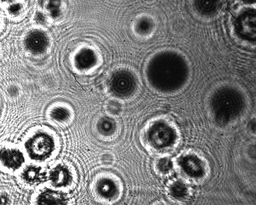
#> input picture src/proj2/images/test1.png, 256 x 205 px, shrunk from 1280 x 1024 before the run
$ python test.py
#> lines starting #> are read from the running program, lines starting #| are printed output that depends on the picture; after the words box and inside, x2 and y2 are one past the last pixel; in counts of white or black regions, pixels touching at a corner belong together
import numpy as np
import matplotlib.pyplot as plt
from PIL import Image
import cv2
from sklearn.cluster import DBSCAN
# from mpl_toolkits.mplot3d import Axes3D

# --------- 参数设置 ---------
wavelength = 632.8e-9      # 波长（单位：米）
pixel_size = 5.2e-6        # 像元尺寸（单位：米）
z_start = 0.000            # z扫描起点（单位：米）
z_end = 0.160               # z扫描终点（单位：米）
z_step = 0.0002            # z步进（单位：米）
filename = 'images/test1.png'         # 全息图文件名

# --------- 读取全息图像 ---------
hologram = np.array(Image.open(filename).convert('L'), dtype=np.float32)
hologram = (hologram - hologram.min()) / (hologram.max() - hologram.min())

# --------- 显示原始全息图 ---------
plt.figure(figsize=(6, 6))
plt.title("原始全息图")
plt.imshow(hologram, cmap='gray')
plt.axis('off')
plt.show()

N, M = hologram.shape
#> N = 205; M = 256
fx = np.fft.fftfreq(M, d=pixel_size)
fy = np.fft.fftfreq(N, d=pixel_size)
FX, FY = np.meshgrid(fx, fy)

# --------- z-stack重建与圆检测 ---------
z_list = np.arange(z_start, z_end + z_step, z_step)
bubble_candidates = []

for zi in z_list:
    H = np.exp(1j * 2 * np.pi * zi / wavelength) * np.exp(-1j * np.pi * wavelength * zi * (FX**2 + FY**2))
    U1 = np.fft.ifft2(np.fft.fft2(hologram) * H)
    intensity = np.abs(U1)**2

    # --------- 降噪处理 ---------
    norm_img = cv2.normalize(intensity, None, 0, 255, cv2.NORM_MINMAX).astype(np.uint8)
    background = cv2.medianBlur(norm_img, 51)
    norm_img2 = cv2.subtract(norm_img, background)
    blur = cv2.GaussianBlur(norm_img2, (7, 7), 0)
    kernel = np.ones((3,3), np.uint8)
    opened = cv2.morphologyEx(blur, cv2.MORPH_OPEN, kernel)
    edges = cv2.Canny(opened, 80, 200)

    # --------- 圆检测（气泡半径0.1-0.6mm，像素约15-92） ---------
    h, w = edges.shape
    circles = cv2.HoughCircles(
        edges, cv2.HOUGH_GRADIENT, dp=1.2, minDist=20,
        param1=50, param2=15, minRadius=15, maxRadius=92
    )
    if circles is not None:
        for c in circles[0]:
            x, y, r = c
            if 0 <= int(y) < h and 0 <= int(x) < w:
                score = edges[int(y), int(x)]
            else:
                score = 0
            bubble_candidates.append({'x': x, 'y': y, 'z': zi*1e3, 'r': r, 'score': score})
#> this loop made 801 passes
#> circles on passes 16, 53, 55: [[6.6, 90.6, 82.32], [33, 145.8, 28.32]], [[12.6, 78.6, 54.24]], [[77.4, 174.6, 71.04], [12.6, 174.6, 20.52]]
#> pass 1, `intensity = np.abs(U1)**2`:
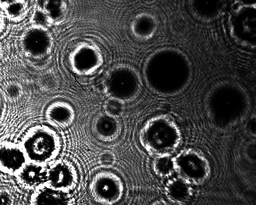
#> intensity: shape (205, 256) float64; min 1.62e-33, max 1, mean 0.29
#> pass 1, `background = cv2.medianBlur(norm_img, 51)`:
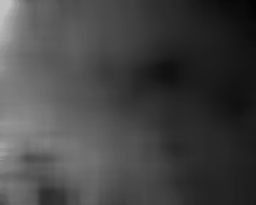
#> background: shape (205, 256); min 2, max 193, mean 68.1
#> pass 1, `norm_img2 = cv2.subtract(norm_img, background)`:
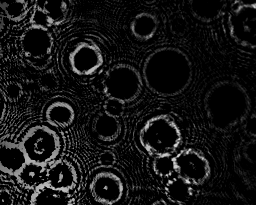
#> norm_img2: shape (205, 256); min 0, max 214, mean 20.2
#> after the loop:
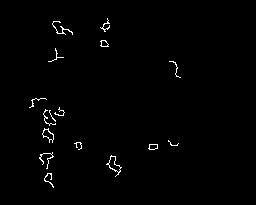
#> edges: shape (205, 256); 1% white in thin lines or dots, all inside (x1, y1, x2, y2) = (29, 18, 181, 188)
#> after the loop:
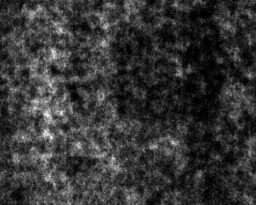
#> intensity: shape (205, 256) float64; min 1.1e-05, max 1.37, mean 0.29; drawn with min black and max white
#> after the loop:
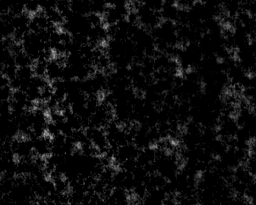
#> norm_img2: shape (205, 256); min 0, max 172, mean 12.4
#> after the loop, bubble_candidates = 4551 items

# --------- 气泡三维定位（聚类+最锐利z层） ---------
bubbles_3d = []
if bubble_candidates:
    data = np.array([[b['x'], b['y'], b['r']] for b in bubble_candidates])
    clustering = DBSCAN(eps=35, min_samples=1).fit(data)
    labels = clustering.labels_
#> labels = 4551 values, max 1 at index 48, min 0 at index 0, mean 0.000439
    for label in set(labels):
        if label == -1:
            continue
        group = [b for b, l in zip(bubble_candidates, labels) if l == label]
        best = max(group, key=lambda b: b['score'])
        bubbles_3d.append(best)
#> this loop made 2 passes
#> best on passes 1 to 2: {'x': 87, 'y': 43.8, 'z': 0, 'r': 64.68, 'score': 255}, {'x': 246.6, 'y': 89.4, 'z': 0, 'r': 85.92, 'score': 0}
#> after the loop, bubbles_3d = 2 items

# --------- 控制显示气泡数量和显示形式 ---------
N_show = 20  # 只显示最大的N个气泡
sort_key = 'r'  # 可选 'r'（半径）或 'score'（得分）

# [69 lines of commented-out code are left out]
if bubbles_3d:
    # 提取物理坐标（单位：mm）
    xs = np.array([b['x'] * pixel_size * 1e3 for b in bubbles_3d])
#> xs = [0.452, 1.28]
    ys = np.array([b['y'] * pixel_size * 1e3 for b in bubbles_3d])
#> ys = [0.228, 0.465]
    zs = np.array([b['z'] * 1e3 for b in bubbles_3d])
#> zs = [0, 0]
    rs = np.array([b['r'] * pixel_size * 1e3 for b in bubbles_3d]) # 真实的物理半径
#> rs = [0.336, 0.447]

    # 设置散点大小：在matplotlib中，s代表面积。为了让半径线性变化的视觉效果更明显，这里对半径做平方并乘以一个放大系数
    # 你可以根据实际气泡数量和稠密程度调节 5000 这个系数
    sizes = (rs ** 2) * 5000
#> sizes = [565.6, 998.1]

    # 创建三维画布
    fig = plt.figure(figsize=(10, 8))
    ax = fig.add_subplot(111, projection='3d')

    # 绘制三维散点图
    # cmap='viridis' 对应 Plotly 的 Viridis 渐变色
    sc = ax.scatter(xs, ys, zs, s=sizes, c=rs, cmap='viridis', alpha=0.8, edgecolors='black', linewidths=0.5)

    # 添加颜色条，用以指示气泡的真实半径
    cbar = fig.colorbar(sc, ax=ax, pad=0.1)
    cbar.set_label('Radius (mm)', fontsize=10)

    # 设置坐标轴标签
    ax.set_xlabel('X (mm)', fontsize=10)
    ax.set_ylabel('Y (mm)', fontsize=10)
    ax.set_zlabel('Z (mm)', fontsize=10)

    # 设置坐标轴比例
    # 模拟你原代码中的 aspectratio=dict(x=1, y=1, z=4)
    # Matplotlib 3.3.0+ 支持 set_box_aspect
    try:
        ax.set_box_aspect((1, 1, 4))
    except AttributeError:
        # 如果 matplotlib 版本较低，可以使用较老的方法（通常默认的长宽高比也足够清晰）
        pass

    # 设置图表标题
    ax.set_title('Three-Dimensional Bubble Distribution', fontsize=12, pad=20)

    # 调整视角（可选：设置一个较好的初始观察角度，如仰角20度，方位角30度）
    ax.view_init(elev=20, azim=30)

    plt.tight_layout()
    plt.show()
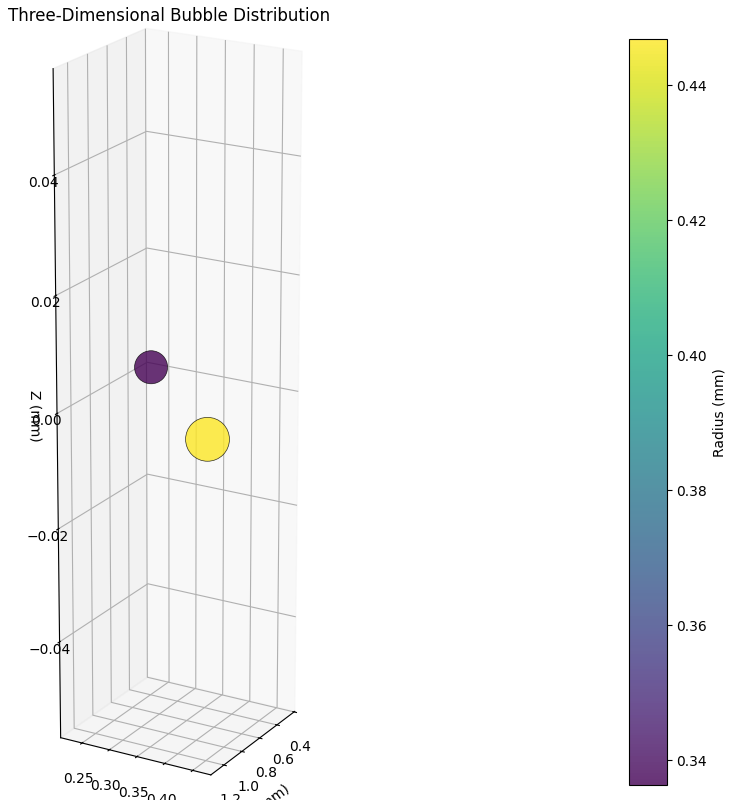
#> figure drawn by matplotlib, 2 panels

$ run again, with src/proj2/images/test2.PNG copied over src/proj2/images/test1.png
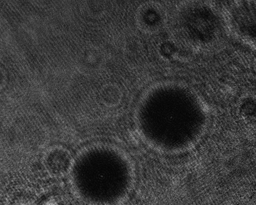
#> input picture src/proj2/images/test2.PNG, 256 x 205 px, shrunk from 1280 x 1024 before the run
#> the loop `for zi in z_list:` made 801 passes
#> circles on passes 30, 32, 33: [[48.6, 138.6, 54.12]], [[54.6, 108.6, 85.8]], [[54.6, 114.6, 79.92]]
#> after the loop `for zi in z_list:`:
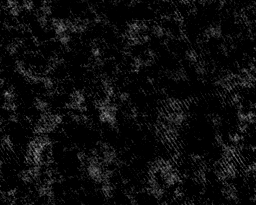
#> norm_img2: shape (205, 256); min 0, max 154, mean 11.5
#> after the loop `for zi in z_list:`: bubble_candidates = 22 items
#> data = 22 rows, first 8: [48.6, 138.6, 54.12], [54.6, 108.6, 85.8], [54.6, 114.6, 79.92], [54.6, 144.6, 50.04], [54.6, 108.6, 88.08], [72.6, 138.6, 61.8], [48.6, 102.6, 79.56], [48.6, 132.6, 48.84]
#> labels = 22 values from 0 to 1
#> the loop `for label in set(labels):` made 2 passes
#> best on passes 1 to 2: {'x': 48.6, 'y': 138.6, 'z': 5.8, 'r': 54.12, 'score': 0}, {'x': 60.6, 'y': 66.6, 'z': 118.4, 'r': 37.08, 'score': 0}
#> after the loop `for label in set(labels):`: bubbles_3d = 2 items
#> xs = [0.253, 0.315]
#> ys = [0.721, 0.346]
#> zs = [5800, 118400]
#> rs = [0.281, 0.193]
#> sizes = [396, 185.9]
#> `plt.show()`:
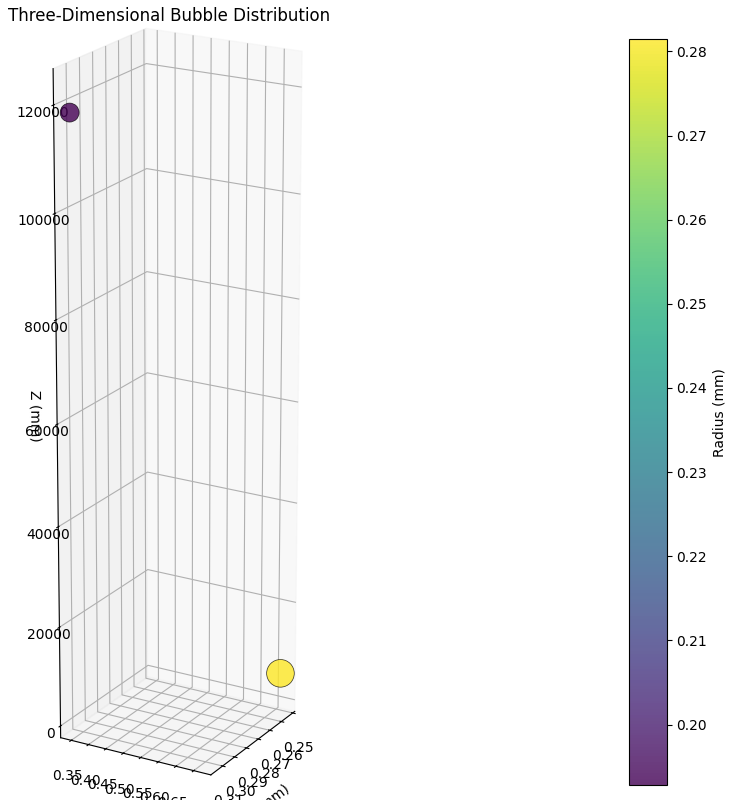
#> figure drawn by matplotlib, 2 panels

$ run again, with src/proj2/images/test3.PNG copied over src/proj2/images/test1.png
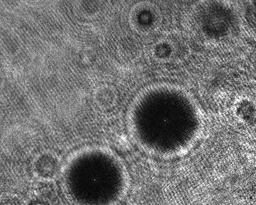
#> input picture src/proj2/images/test3.PNG, 256 x 205 px, shrunk from 1280 x 1024 before the run
#> the loop `for zi in z_list:` made 801 passes
#> circles on passes 4 to 6: [[166.2, 123, 33.72]], [[168.6, 120.6, 29.64], [150.6, 108.6, 49.32]], [[156.6, 108.6, 44.88]]
#> after the loop `for zi in z_list:`:
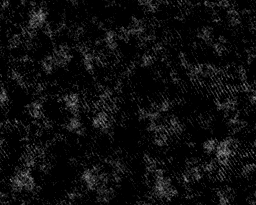
#> norm_img2: shape (205, 256); min 0, max 150, mean 12.4
#> after the loop `for zi in z_list:`: bubble_candidates = 34 items
#> data = 34 rows, first 8: [165, 120.6, 33.36], [138.6, 120.6, 59.16], [216.6, 97.8, 24.24], [221.4, 120.6, 21.24], [251.4, 120.6, 22.2], [184.2, 132.6, 16.2], [204.6, 156.6, 20.04], [174.6, 167.4, 17.04]
#> labels = 34 values, max 3 at index 29, min 0 at index 0, mean 0.206
#> the loop `for label in set(labels):` made 4 passes
#> best on passes 1 to 4: {'x': 204.6, 'y': 114.6, 'z': 0.2, 'r': 32.88, 'score': 255}, {'x': 89.4, 'y': 172.2, 'z': 0.4, 'r': 27.6, 'score': 0}, {'x': 246.6, 'y': 161.4, 'z': 0.4, 'r': 60.12, 'score': 0}, {'x': 144.6, 'y': 156.6, 'z': 41.2, 'r': 53.88, 'score': 0}
#> after the loop `for label in set(labels):`: bubbles_3d = 4 items
#> xs = [1.06, 0.465, 1.28, 0.752]
#> ys = [0.596, 0.895, 0.839, 0.814]
#> zs = [200, 400, 400, 41200]
#> rs = [0.171, 0.144, 0.313, 0.28]
#> sizes = [146.2, 103, 488.7, 392.5]
#> `plt.show()`:
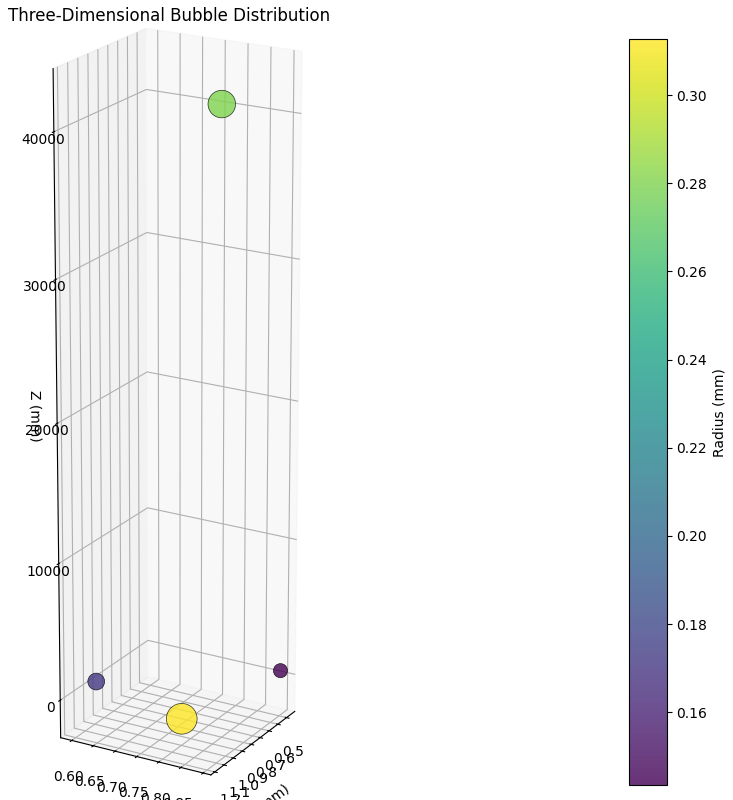
#> figure drawn by matplotlib, 2 panels

$ run again, with src/proj2/images/1.png copied over src/proj2/images/test1.png
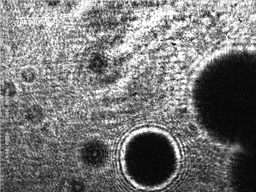
#> input picture src/proj2/images/1.png, 256 x 192 px, shrunk from 640 x 480 before the run
#> the loop `for zi in z_list:` made 801 passes
#> circles on passes 11, 12, 14: [[90.6, 35.4, 32.28]], [[90.6, 65.4, 59.16], [90.6, 35.4, 29.4]], [[162.6, 71.4, 62.28], [162.6, 29.4, 19.32]]
#> after the loop `for zi in z_list:`: bubble_candidates = 450 items
#> data = 450 rows, first 8: [187.8, 108.6, 88.68], [147, 156.6, 28.92], [135, 67.8, 63.6], [120.6, 83.4, 54.24], [207, 125.4, 91.32], [181.8, 82.2, 62.28], [154.2, 85.8, 47.76], [159, 112.2, 71.4]
#> labels = 450 values, max 1 at index 51, min 0 at index 0, mean 0.00444
#> the loop `for label in set(labels):` made 2 passes
#> best on passes 1 to 2: {'x': 166.2, 'y': 136.2, 'z': 0, 'r': 55.44, 'score': 255}, {'x': 18.6, 'y': 30.6, 'z': 0, 'r': 59.16, 'score': 0}
#> after the loop `for label in set(labels):`: bubbles_3d = 2 items
#> xs = [0.864, 0.0967]
#> ys = [0.708, 0.159]
#> zs = [0, 0]
#> rs = [0.288, 0.308]
#> sizes = [415.5, 473.2]
#> `plt.show()`:
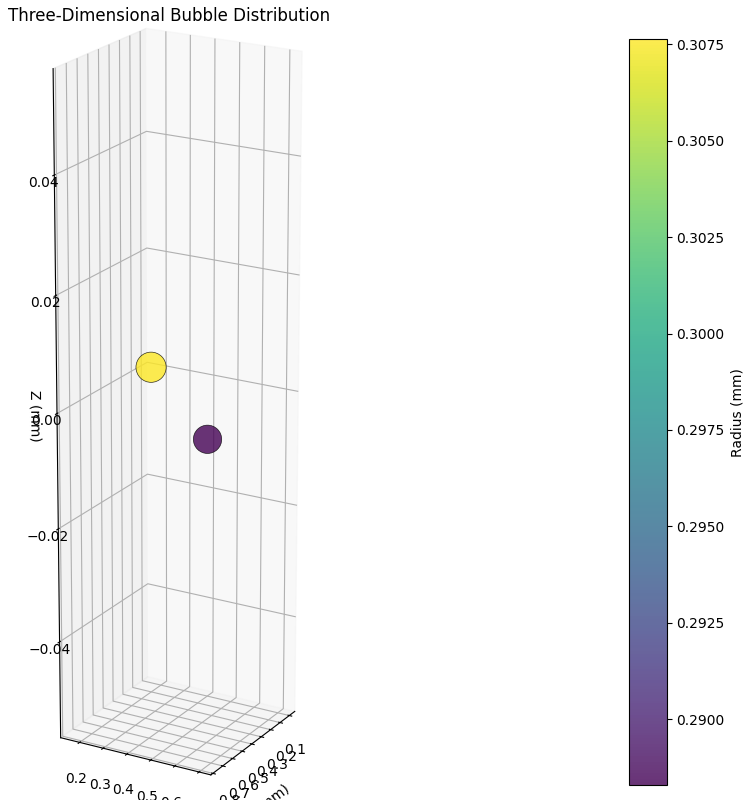
#> figure drawn by matplotlib, 2 panels
